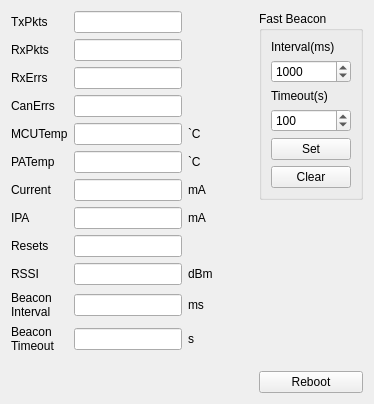
      <widget class="QWidget" name="ttc">
       <attribute name="title">
        <string>TTC</string>
       </attribute>
       <layout class="QHBoxLayout" name="horizontalLayout_10">
        <item>
         <layout class="QGridLayout" name="gridLayout_7">
          <item row="8" column="0">
           <widget class="QLabel" name="label_106">
            <property name="text">
             <string>Resets</string>
            </property>
           </widget>
          </item>
          <item row="7" column="2">
           <widget class="QLabel" name="label_99">
            <property name="text">
             <string>mA</string>
            </property>
           </widget>
          </item>
          <item row="9" column="2">
           <widget class="QLabel" name="label_110">
            <property name="text">
             <string>dBm</string>
            </property>
           </widget>
          </item>
          <item row="9" column="1">
           <widget class="QLineEdit" name="rssi"/>
          </item>
          <item row="2" column="1">
           <widget class="QLineEdit" name="rxerrs"/>
          </item>
          <item row="4" column="0">
           <widget class="QLabel" name="label_103">
            <property name="text">
             <string>MCUTemp</string>
            </property>
           </widget>
          </item>
          <item row="0" column="1">
           <widget class="QLineEdit" name="txpkts"/>
          </item>
          <item row="5" column="2">
           <widget class="QLabel" name="label_97">
            <property name="text">
             <string>`C</string>
            </property>
           </widget>
          </item>
          <item row="4" column="2">
           <widget class="QLabel" name="label_96">
            <property name="text">
             <string>`C</string>
            </property>
           </widget>
          </item>
          <item row="5" column="1">
           <widget class="QLineEdit" name="patemp"/>
          </item>
          <item row="3" column="0">
           <widget class="QLabel" name="label_102">
            <property name="text">
             <string>CanErrs</string>
            </property>
           </widget>
          </item>
          <item row="0" column="0">
           <widget class="QLabel" name="label_95">
            <property name="text">
             <string>TxPkts</string>
            </property>
           </widget>
          </item>
          <item row="10" column="1">
           <widget class="QLineEdit" name="binterval"/>
          </item>
          <item row="3" column="1">
           <widget class="QLineEdit" name="canerrs"/>
          </item>
          <item row="7" column="1">
           <widget class="QLineEdit" name="ipa"/>
          </item>
          <item row="5" column="0">
           <widget class="QLabel" name="label_104">
            <property name="text">
             <string>PATemp</string>
            </property>
           </widget>
          </item>
          <item row="7" column="0">
           <widget class="QLabel" name="label_105">
            <property name="text">
             <string>IPA</string>
            </property>
           </widget>
          </item>
          <item row="8" column="1">
           <widget class="QLineEdit" name="ttcresets"/>
          </item>
          <item row="9" column="0">
           <widget class="QLabel" name="label_107">
            <property name="text">
             <string>RSSI</string>
            </property>
           </widget>
          </item>
          <item row="11" column="2">
           <widget class="QLabel" name="label_112">
            <property name="text">
             <string>s</string>
            </property>
           </widget>
          </item>
          <item row="2" column="0">
           <widget class="QLabel" name="label_101">
            <property name="text">
             <string>RxErrs</string>
            </property>
           </widget>
          </item>
          <item row="10" column="2">
           <widget class="QLabel" name="label_111">
            <property name="text">
             <string>ms</string>
            </property>
           </widget>
          </item>
          <item row="4" column="1">
           <widget class="QLineEdit" name="mcutemp"/>
          </item>
          <item row="11" column="1">
           <widget class="QLineEdit" name="btimeout"/>
          </item>
          <item row="10" column="0">
           <widget class="QLabel" name="label_108">
            <property name="text">
             <string>Beacon
Interval</string>
            </property>
           </widget>
          </item>
          <item row="1" column="0">
           <widget class="QLabel" name="label_100">
            <property name="text">
             <string>RxPkts</string>
            </property>
           </widget>
          </item>
          <item row="11" column="0">
           <widget class="QLabel" name="label_109">
            <property name="text">
             <string>Beacon
Timeout</string>
            </property>
           </widget>
          </item>
          <item row="1" column="1">
           <widget class="QLineEdit" name="rxpkts"/>
          </item>
          <item row="12" column="1">
           <spacer name="verticalSpacer_9">
            <property name="orientation">
             <enum>Qt::Vertical</enum>
            </property>
            <property name="sizeHint" stdset="0">
             <size>
              <width>20</width>
              <height>40</height>
             </size>
            </property>
           </spacer>
          </item>
          <item row="6" column="0">
           <widget class="QLabel" name="label_119">
            <property name="text">
             <string>Current</string>
            </property>
           </widget>
          </item>
          <item row="6" column="1">
           <widget class="QLineEdit" name="ittc"/>
          </item>
          <item row="6" column="2">
           <widget class="QLabel" name="label_120">
            <property name="text">
             <string>mA</string>
            </property>
           </widget>
          </item>
         </layout>
        </item>
        <item>
         <spacer name="horizontalSpacer_5">
          <property name="orientation">
           <enum>Qt::Horizontal</enum>
          </property>
          <property name="sizeHint" stdset="0">
           <size>
            <width>40</width>
            <height>20</height>
           </size>
          </property>
         </spacer>
        </item>
        <item>
         <layout class="QVBoxLayout" name="verticalLayout">
          <item>
           <widget class="QGroupBox" name="groupBox">
            <property name="title">
             <string>Fast Beacon</string>
            </property>
            <layout class="QVBoxLayout" name="verticalLayout_4">
             <item>
              <widget class="QLabel" name="label_115">
               <property name="text">
                <string>Interval(ms)</string>
               </property>
              </widget>
             </item>
             <item>
              <widget class="QSpinBox" name="bintervalset">
               <property name="maximum">
                <number>65535</number>
               </property>
               <property name="singleStep">
                <number>500</number>
               </property>
               <property name="value">
                <number>1000</number>
               </property>
              </widget>
             </item>
             <item>
              <widget class="QLabel" name="label_114">
               <property name="text">
                <string>Timeout(s)</string>
               </property>
              </widget>
             </item>
             <item>
              <widget class="QSpinBox" name="btimeoutset">
               <property name="maximum">
                <number>255</number>
               </property>
               <property name="value">
                <number>100</number>
               </property>
              </widget>
             </item>
             <item>
              <widget class="QPushButton" name="fastbeaconset">
               <property name="text">
                <string>Set</string>
               </property>
              </widget>
             </item>
             <item>
              <widget class="QPushButton" name="fastbeaconclear">
               <property name="text">
                <string>Clear</string>
               </property>
              </widget>
             </item>
            </layout>
           </widget>
          </item>
          <item>
           <spacer name="verticalSpacer_10">
            <property name="orientation">
             <enum>Qt::Vertical</enum>
            </property>
            <property name="sizeHint" stdset="0">
             <size>
              <width>20</width>
              <height>40</height>
             </size>
            </property>
           </spacer>
          </item>
          <item>
           <widget class="QPushButton" name="ttcreboot">
            <property name="text">
             <string>Reboot</string>
            </property>
           </widget>
          </item>
         </layout>
        </item>
       </layout>
      </widget>
